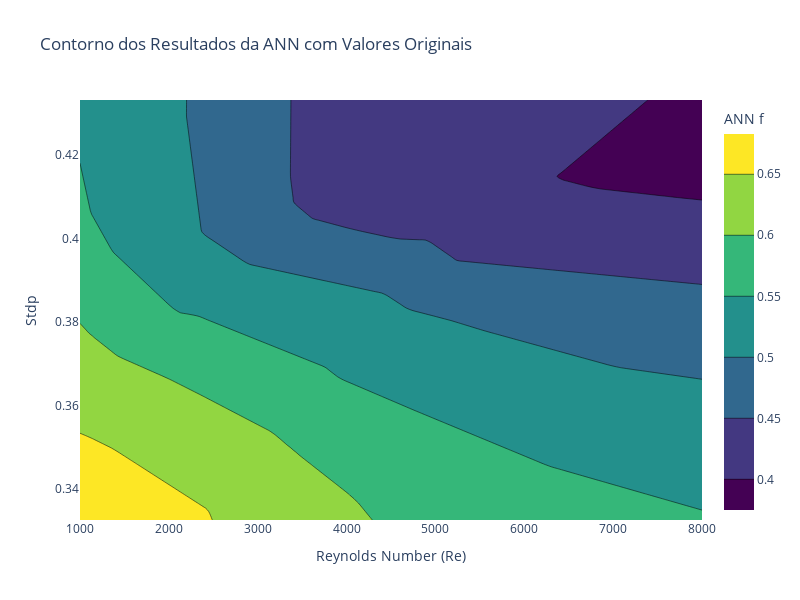

Write notebook code for a chart like this one.
### Code cell
import numpy as np
import plotly.graph_objs as go
import plotly.io as pio

# Definir os intervalos para Re e Stdp
Re_vals = np.linspace(1000, 8000, 100)  # Valores de Reynolds de 1000 a 8000
Stdp_vals = np.linspace(0.3326, 0.4331, 100)  # Valores de Stdp de 0.3326 a 0.4331

# Criar uma grade de Re e Stdp
Re_grid, Stdp_grid = np.meshgrid(Re_vals, Stdp_vals)
grid_points = np.c_[Re_grid.ravel(), Stdp_grid.ravel()]

# Prever os valores de 'f' usando a ANN nos pontos da grade
f_pred_scaled = gsearchcv.predict(scalerx.transform(grid_points))
f_pred = scalery.inverse_transform(f_pred_scaled.reshape(-1, 1))
f_pred_grid = f_pred.reshape(Re_grid.shape)

# Criar o gráfico de contorno 2D para os resultados da ANN
contour_ann = go.Contour(
    z=f_pred_grid, 
    x=Re_vals, 
    y=Stdp_vals, 
    colorscale='Viridis', 
    name='ANN Contour',
    colorbar=dict(title='ANN f')
)

# Scatter plot dos valores originais
scatter_data = go.Scatter(
    x=ANNDF.iloc[:, 1].values,  # Valores de Reynolds
    y=ANNDF.iloc[:, 3].values,  # Valores de Stdp
    mode='markers',
    marker=dict(size=5, color='red'),
    name='Valores Originais'
)

# Definir o layout do gráfico
layout_ann = go.Layout(
    title='Contorno dos Resultados da ANN com Valores Originais',
    xaxis=dict(title='Reynolds Number (Re)'),
    yaxis=dict(title='Stdp'),
    width=800,  # Largura da imagem
    height=600  # Altura da imagem
)

# Criar a figura com o gráfico de contorno da ANN e o scatter plot dos valores originais
fig_ann = go.Figure(data=[contour_ann], layout=layout_ann)

# Mostrar o gráfico
pio.show(fig_ann)

### Figure 1 — Plotly figure (JSON) as saved in the notebook; plotly's stock layout.template omitted (floating-point values rounded to 4 significant figures; data arrays with more than 128 entries replaced by an {"elided": "..."} marker saying what was removed)
{"data": [{"colorbar": {"title": {"text": "ANN f"}}, "colorscale": [[0, "#440154"], [0.1111, "#482878"], [0.2222, "#3e4989"], [0.3333, "#31688e"], [0.4444, "#26828e"], [0.5556, "#1f9e89"], [0.6667, "#35b779"], [0.7778, "#6ece58"], [0.8889, "#b5de2b"], [1, "#fde725"]], "name": "ANN Contour", "type": "contour", "x": [1000, 1071.0, 1141.0, 1212.0, 1283.0, 1354.0, 1424.0, 1495.0, 1566.0, 1636.0, 1707.0, 1778.0, 1848.0, 1919.0, 1990.0, 2061.0, 2131.0, 2202.0, 2273.0, 2343.0, 2414.0, 2485.0, 2556.0, 2626.0, 2697.0, 2768.0, 2838.0, 2909.0, 2980.0, 3051.0, 3121.0, 3192.0, 3263.0, 3333.0, 3404.0, 3475.0, 3545.0, 3616.0, 3687.0, 3758.0, 3828.0, 3899.0, 3970.0, 4040.0, 4111.0, 4182.0, 4253.0, 4323.0, 4394.0, 4465.0, 4535.0, 4606.0, 4677.0, 4747.0, 4818.0, 4889.0, 4960.0, 5030.0, 5101.0, 5172.0, 5242.0, 5313.0, 5384.0, 5455.0, 5525.0, 5596.0, 5667.0, 5737.0, 5808.0, 5879.0, 5949.0, 6020.0, 6091.0, 6162.0, 6232.0, 6303.0, 6374.0, 6444.0, 6515.0, 6586.0, 6657.0, 6727.0, 6798.0, 6869.0, 6939.0, 7010.0, 7081.0, 7152.0, 7222.0, 7293.0, 7364.0, 7434.0, 7505.0, 7576.0, 7646.0, 7717.0, 7788.0, 7859.0, 7929.0, 8000], "y": [0.3326, 0.3336, 0.3346, 0.3356, 0.3367, 0.3377, 0.3387, 0.3397, 0.3407, 0.3417, 0.3428, 0.3438, 0.3448, 0.3458, 0.3468, 0.3478, 0.3488, 0.3499, 0.3509, 0.3519, 0.3529, 0.3539, 0.3549, 0.3559, 0.357, 0.358, 0.359, 0.36, 0.361, 0.362, 0.3631, 0.3641, 0.3651, 0.3661, 0.3671, 0.3681, 0.3691, 0.3702, 0.3712, 0.3722, 0.3732, 0.3742, 0.3752, 0.3763, 0.3773, 0.3783, 0.3793, 0.3803, 0.3813, 0.3823, 0.3834, 0.3844, 0.3854, 0.3864, 0.3874, 0.3884, 0.3894, 0.3905, 0.3915, 0.3925, 0.3935, 0.3945, 0.3955, 0.3966, 0.3976, 0.3986, 0.3996, 0.4006, 0.4016, 0.4026, 0.4037, 0.4047, 0.4057, 0.4067, 0.4077, 0.4087, 0.4098, 0.4108, 0.4118, 0.4128, 0.4138, 0.4148, 0.4158, 0.4169, 0.4179, 0.4189, 0.4199, 0.4209, 0.4219, 0.4229, 0.424, 0.425, 0.426, 0.427, 0.428, 0.429, 0.4301, 0.4311, 0.4321, 0.4331], "z": {"elided": "100x100 float values"}}], "layout": {"height": 600, "title": {"text": "Contorno dos Resultados da ANN com Valores Originais"}, "width": 800, "xaxis": {"title": {"text": "Reynolds Number (Re)"}}, "yaxis": {"title": {"text": "Stdp"}}}}
